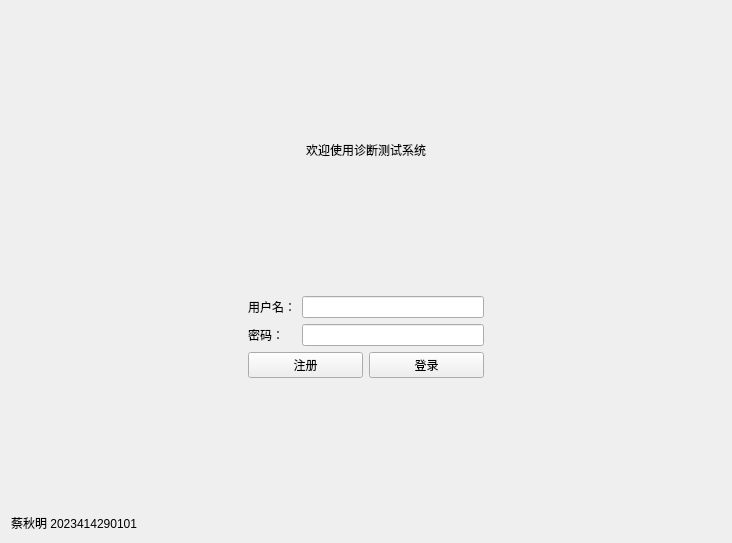
<?xml version="1.0" encoding="UTF-8"?>
<ui version="4.0">
 <class>LoginView</class>
 <widget class="QWidget" name="LoginView">
  <property name="geometry">
   <rect>
    <x>0</x>
    <y>0</y>
    <width>732</width>
    <height>543</height>
   </rect>
  </property>
  <property name="windowTitle">
   <string>登录</string>
  </property>
  <layout class="QVBoxLayout" name="verticalLayout_4">
   <item>
    <spacer name="verticalSpacer_2">
     <property name="orientation">
      <enum>Qt::Orientation::Vertical</enum>
     </property>
     <property name="sizeHint" stdset="0">
      <size>
       <width>20</width>
       <height>49</height>
      </size>
     </property>
    </spacer>
   </item>
   <item>
    <widget class="QLabel" name="label_2">
     <property name="text">
      <string>欢迎使用诊断测试系统</string>
     </property>
     <property name="alignment">
      <set>Qt::AlignmentFlag::AlignCenter</set>
     </property>
    </widget>
   </item>
   <item>
    <spacer name="verticalSpacer">
     <property name="orientation">
      <enum>Qt::Orientation::Vertical</enum>
     </property>
     <property name="sizeHint" stdset="0">
      <size>
       <width>20</width>
       <height>47</height>
      </size>
     </property>
    </spacer>
   </item>
   <item>
    <layout class="QHBoxLayout" name="horizontalLayout_2">
     <item>
      <spacer name="horizontalSpacer_2">
       <property name="orientation">
        <enum>Qt::Orientation::Horizontal</enum>
       </property>
       <property name="sizeHint" stdset="0">
        <size>
         <width>40</width>
         <height>68</height>
        </size>
       </property>
      </spacer>
     </item>
     <item>
      <layout class="QVBoxLayout" name="verticalLayout_3">
       <item>
        <layout class="QHBoxLayout" name="horizontalLayout">
         <item>
          <layout class="QVBoxLayout" name="verticalLayout_2">
           <item>
            <widget class="QLabel" name="label">
             <property name="text">
              <string>用户名：</string>
             </property>
            </widget>
           </item>
           <item>
            <widget class="QLabel" name="label_3">
             <property name="text">
              <string>密码：</string>
             </property>
            </widget>
           </item>
          </layout>
         </item>
         <item>
          <layout class="QVBoxLayout" name="verticalLayout">
           <item>
            <widget class="QLineEdit" name="inputUserName"/>
           </item>
           <item>
            <widget class="QLineEdit" name="inputUserPassword"/>
           </item>
          </layout>
         </item>
        </layout>
       </item>
       <item>
        <layout class="QHBoxLayout" name="horizontalLayout_3">
         <item>
          <widget class="QPushButton" name="btSignUp">
           <property name="text">
            <string>注册</string>
           </property>
          </widget>
         </item>
         <item>
          <widget class="QPushButton" name="btSignIn">
           <property name="text">
            <string>登录</string>
           </property>
          </widget>
         </item>
        </layout>
       </item>
      </layout>
     </item>
     <item>
      <spacer name="horizontalSpacer">
       <property name="orientation">
        <enum>Qt::Orientation::Horizontal</enum>
       </property>
       <property name="sizeHint" stdset="0">
        <size>
         <width>40</width>
         <height>58</height>
        </size>
       </property>
      </spacer>
     </item>
    </layout>
   </item>
   <item>
    <spacer name="verticalSpacer_3">
     <property name="orientation">
      <enum>Qt::Orientation::Vertical</enum>
     </property>
     <property name="sizeHint" stdset="0">
      <size>
       <width>20</width>
       <height>49</height>
      </size>
     </property>
    </spacer>
   </item>
   <item>
    <widget class="QLabel" name="label_4">
     <property name="text">
      <string>蔡秋明 2023414290101</string>
     </property>
    </widget>
   </item>
  </layout>
 </widget>
 <resources/>
 <connections/>
</ui>
